Frame 1 (no input): blank canvas, image omitted
Frame 60 (the mouse pressed at the canvas centre just before this capture): blank canvas, image omitted
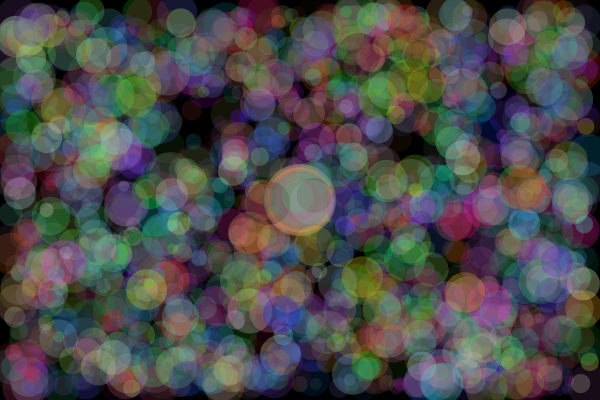
Frame 120 (the mouse held since frame 60 and released just before this capture)

The Processing sketch whose frames 1 and 60 were blank and that drew this single picture after the mouse press (run headless with seeded random() and noise(); from frame 60 on, the mouse is pressed at the canvas centre):

// Processing sketch: splatterpaints
// ── splatterpaints.pde
void setup() {
  size(600,400);
  background(0);
}

int circleCount = 0;

void draw() {
  if(mousePressed == true) {
      circleCount++;
      circle(mouseX,mouseY,random(15,75));
      fill(random(0,255), random(0,255), random(0,255), random(15,75));
      noStroke();
  }
  
  for (int i = 0; i < circleCount; i++) {
    circle(random(10,590), random(10,390), random(10,45));
    fill(random(0,255), random(0,255), random(0,255), random(15,75));
    noStroke();
  }
}
